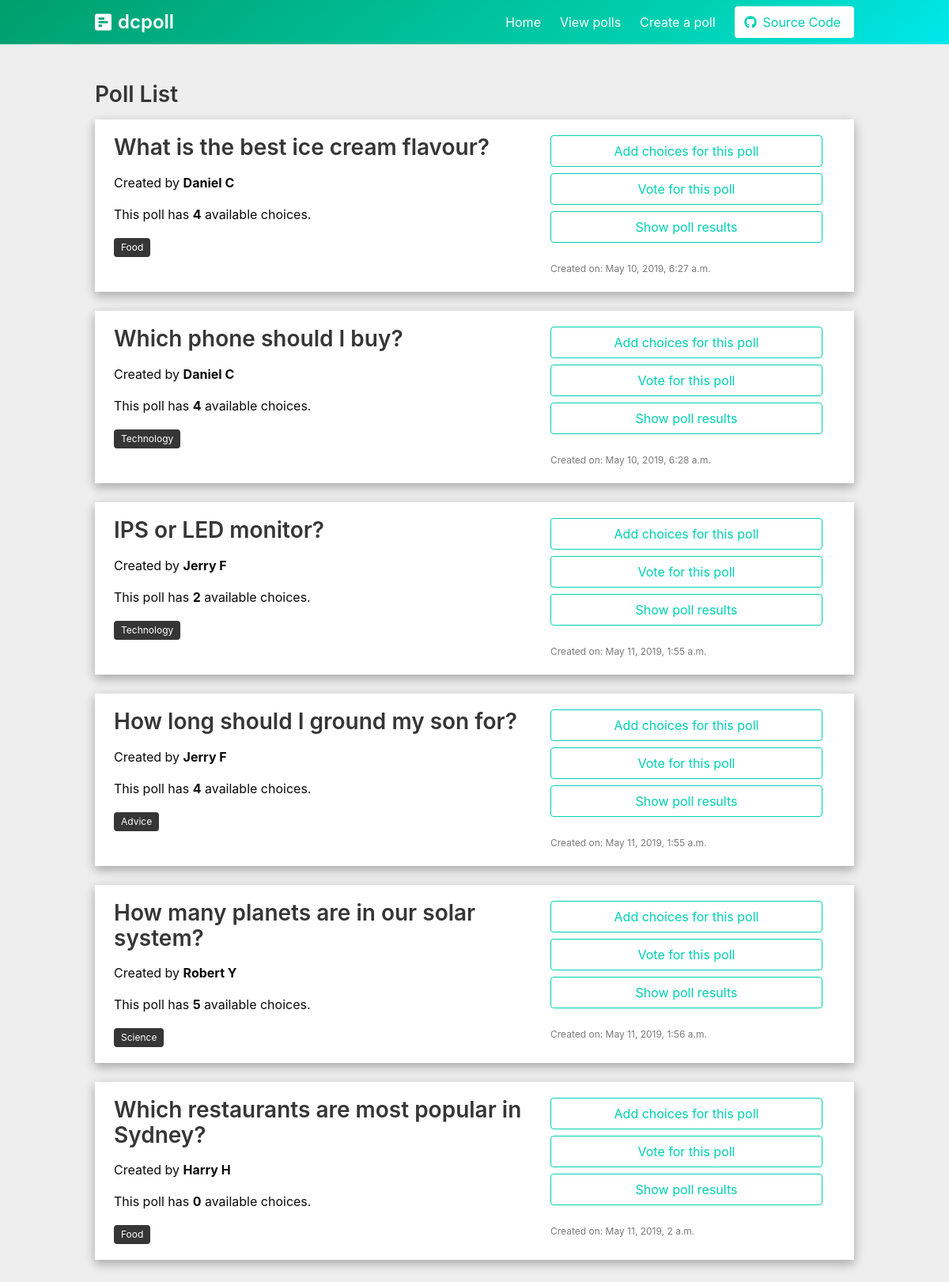
The page /polls/list/ on the database its author committed.
### polls/models.py (models this page shows, shortened)
class Question(models.Model):
    question_text = models.CharField(max_length=200)
    category = models.CharField(max_length=3,
                                choices=choices,
                                default='Other')
    author = models.CharField(max_length=60, default='Anonymous')
    pub_date = models.DateTimeField(auto_now=True)

### polls/views.py (the view)
# urls.py: path('polls/list/', polls_questions_list, name='polls-list'),
def polls_questions_list(request):
    questions_list = Question.objects.all()
    paginator = Paginator(questions_list, 8)
    page = request.GET.get('page')
    data = paginator.get_page(page)
    context = {'title': 'Polls List Page',
               'data':data}
    return render(request, 'questions-list.html', context)

### templates/questions-list.html (shortened to what this page needs)
{% extends 'base.html' %}
{% block content %}
<section class="hero is-primary is-bold">
	{% include 'navbar.html' %}
</section>
<section class="section" style="background-color: #eee;">
	<section class="container">
		<section class="content">
			<h2>Poll List</h2>
			{% for q in data %}
				<div class="notification is-white" style="border-radius: 0; box-shadow:0 5px 11px 0 rgba(0,0,0,.18),0 4px 15px 0 rgba(0,0,0,.15)!important;">
					<div class="columns">
						<div class="column">
							<h2>{{ q.question_text }}</h2>
							<p>Created by <strong>{{ q.author }}</strong></p>
							<p>This poll has <strong>{{ q.choice_set.all.count }}</strong> available choices.</p>
						<p><span class="tag is-dark">{{ q.category }}</p>
					</div>
						<div class="column is-two-fifths">
							<div class="buttons">
								<a class="button is-primary is-outlined is-fullwidth" href="{% url 'polls-create-choice' q.id  %}">Add choices for this poll</a>
								<a class="button is-primary is-outlined is-fullwidth" href="{% url 'polls-vote' q.id  %}">Vote for this poll</a>
								<a class="button is-primary is-outlined is-fullwidth" href="{% url 'polls-results' q.id  %}">Show poll results</a>
							</div>
							<p class="has-text-grey help">Created on: {{ q.pub_date }}</p>
						</div>
					</div>
				</div>
			{% endfor %}
		</section>
	</section>
</section>
{% endblock %}

### rows shown on the page
Question: question_text "What is the best ice cream flavour?", author "Daniel C", choice_set.all.count "4", category "Food", pub_date "May 10, 2019, 6:27 a.m."
Question: question_text "Which phone should I buy?", author "Daniel C", choice_set.all.count "4", category "Technology", pub_date "May 10, 2019, 6:28 a.m."
Question: question_text "IPS or LED monitor?", author "Jerry F", choice_set.all.count "2", category "Technology", pub_date "May 11, 2019, 1:55 a.m."
Question: question_text "How long should I ground my son for?", author "Jerry F", choice_set.all.count "4", category "Advice", pub_date "May 11, 2019, 1:55 a.m."
Question: question_text "How many planets are in our solar system?", author "Robert Y", choice_set.all.count "5", category "Science", pub_date "May 11, 2019, 1:56 a.m."
Question: question_text "Which restaurants are most popular in Sydney?", author "Harry H", choice_set.all.count "0", category "Food", pub_date "May 11, 2019, 2 a.m."
